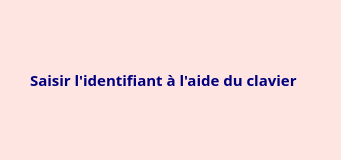
<?xml version="1.0" encoding="UTF-8"?>
<ui version="4.0">
 <class>ArduinoDialog</class>
 <widget class="QDialog" name="ArduinoDialog">
  <property name="geometry">
   <rect>
    <x>0</x>
    <y>0</y>
    <width>341</width>
    <height>160</height>
   </rect>
  </property>
  <property name="windowTitle">
   <string>Dialog</string>
  </property>
  <property name="styleSheet">
   <string notr="true"> background :rgb(254, 229, 225)</string>
  </property>
  <widget class="QLabel" name="label_2">
   <property name="geometry">
    <rect>
     <x>30</x>
     <y>60</y>
     <width>281</width>
     <height>41</height>
    </rect>
   </property>
   <property name="font">
    <font>
     <family>Tw Cen MT</family>
     <pointsize>10</pointsize>
     <weight>75</weight>
     <bold>true</bold>
    </font>
   </property>
   <property name="text">
    <string>&lt;html&gt;&lt;head/&gt;&lt;body&gt;&lt;p&gt;&lt;span style=&quot; font-size:11pt; color:#00007f;&quot;&gt;Saisir l'identifiant à l'aide du clavier&lt;/span&gt;&lt;/p&gt;&lt;/body&gt;&lt;/html&gt;</string>
   </property>
  </widget>
  <widget class="QLabel" name="label_3">
   <property name="geometry">
    <rect>
     <x>490</x>
     <y>380</y>
     <width>81</width>
     <height>61</height>
    </rect>
   </property>
   <property name="text">
    <string/>
   </property>
   <property name="pixmap">
    <pixmap>../smart boutique/smartFit.png</pixmap>
   </property>
   <property name="scaledContents">
    <bool>true</bool>
   </property>
  </widget>
  <widget class="QLabel" name="label_4">
   <property name="geometry">
    <rect>
     <x>0</x>
     <y>0</y>
     <width>71</width>
     <height>71</height>
    </rect>
   </property>
   <property name="text">
    <string/>
   </property>
   <property name="pixmap">
    <pixmap resource="ressource.qrc">:/smartFit.png</pixmap>
   </property>
   <property name="scaledContents">
    <bool>true</bool>
   </property>
  </widget>
 </widget>
 <resources>
  <include location="ressource.qrc"/>
 </resources>
 <connections/>
</ui>
